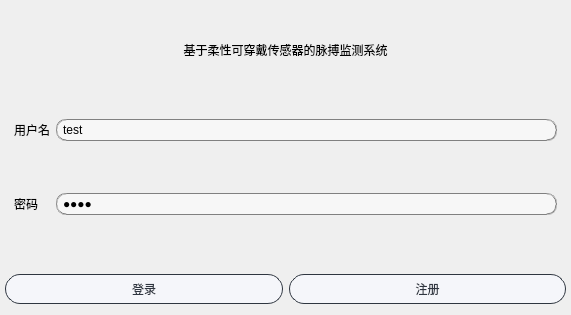
<?xml version="1.0" encoding="UTF-8"?>
<ui version="4.0">
 <class>QDlgLogin</class>
 <widget class="QDialog" name="QDlgLogin">
  <property name="geometry">
   <rect>
    <x>0</x>
    <y>0</y>
    <width>571</width>
    <height>315</height>
   </rect>
  </property>
  <property name="mouseTracking">
   <bool>false</bool>
  </property>
  <property name="tabletTracking">
   <bool>false</bool>
  </property>
  <property name="focusPolicy">
   <enum>Qt::NoFocus</enum>
  </property>
  <property name="windowTitle">
   <string>Dialog</string>
  </property>
  <property name="windowOpacity">
   <double>1.000000000000000</double>
  </property>
  <property name="styleSheet">
   <string notr="true"/>
  </property>
  <layout class="QVBoxLayout" name="verticalLayout">
   <property name="leftMargin">
    <number>5</number>
   </property>
   <property name="topMargin">
    <number>5</number>
   </property>
   <property name="rightMargin">
    <number>5</number>
   </property>
   <property name="bottomMargin">
    <number>11</number>
   </property>
   <item>
    <layout class="QHBoxLayout" name="horizontalLayout_2">
     <item>
      <spacer name="horizontalSpacer">
       <property name="orientation">
        <enum>Qt::Horizontal</enum>
       </property>
       <property name="sizeHint" stdset="0">
        <size>
         <width>40</width>
         <height>20</height>
        </size>
       </property>
      </spacer>
     </item>
     <item>
      <widget class="QPushButton" name="btnLoginExit">
       <property name="minimumSize">
        <size>
         <width>30</width>
         <height>30</height>
        </size>
       </property>
       <property name="maximumSize">
        <size>
         <width>30</width>
         <height>30</height>
        </size>
       </property>
       <property name="styleSheet">
        <string notr="true">QPushButton{
border-radius:10px;
}
QPushButton::pressed,QPushButton::checked{
    background-color: qlineargradient(spread:pad, x1:0, y1:0, x2:0, y2:1, stop:0 #273c75, stop:1 #487eb0);
}</string>
       </property>
       <property name="text">
        <string/>
       </property>
       <property name="icon">
        <iconset resource="res.qrc">
         <normaloff>:/icon/close.png</normaloff>:/icon/close.png</iconset>
       </property>
       <property name="autoDefault">
        <bool>true</bool>
       </property>
       <property name="flat">
        <bool>true</bool>
       </property>
      </widget>
     </item>
    </layout>
   </item>
   <item>
    <widget class="QLabel" name="label">
     <property name="styleSheet">
      <string notr="true">font: 20pt &quot;华文琥珀&quot;;
border-radius:10px;</string>
     </property>
     <property name="text">
      <string>基于柔性可穿戴传感器的脉搏监测系统</string>
     </property>
     <property name="alignment">
      <set>Qt::AlignCenter</set>
     </property>
    </widget>
   </item>
   <item>
    <spacer name="verticalSpacer_2">
     <property name="orientation">
      <enum>Qt::Vertical</enum>
     </property>
     <property name="sizeHint" stdset="0">
      <size>
       <width>20</width>
       <height>40</height>
      </size>
     </property>
    </spacer>
   </item>
   <item>
    <widget class="QGroupBox" name="groupBox">
     <property name="styleSheet">
      <string notr="true">border-radius:15px;</string>
     </property>
     <property name="title">
      <string/>
     </property>
     <layout class="QFormLayout" name="formLayout">
      <item row="0" column="0">
       <widget class="QLabel" name="label_2">
        <property name="palette">
         <palette>
          <active>
           <colorrole role="Button">
            <brush brushstyle="SolidPattern">
             <color alpha="128">
              <red>255</red>
              <green>255</green>
              <blue>200</blue>
             </color>
            </brush>
           </colorrole>
           <colorrole role="Base">
            <brush brushstyle="SolidPattern">
             <color alpha="128">
              <red>255</red>
              <green>255</green>
              <blue>200</blue>
             </color>
            </brush>
           </colorrole>
           <colorrole role="Window">
            <brush brushstyle="SolidPattern">
             <color alpha="128">
              <red>255</red>
              <green>255</green>
              <blue>200</blue>
             </color>
            </brush>
           </colorrole>
          </active>
          <inactive>
           <colorrole role="Button">
            <brush brushstyle="SolidPattern">
             <color alpha="128">
              <red>255</red>
              <green>255</green>
              <blue>200</blue>
             </color>
            </brush>
           </colorrole>
           <colorrole role="Base">
            <brush brushstyle="SolidPattern">
             <color alpha="128">
              <red>255</red>
              <green>255</green>
              <blue>200</blue>
             </color>
            </brush>
           </colorrole>
           <colorrole role="Window">
            <brush brushstyle="SolidPattern">
             <color alpha="128">
              <red>255</red>
              <green>255</green>
              <blue>200</blue>
             </color>
            </brush>
           </colorrole>
          </inactive>
          <disabled>
           <colorrole role="Button">
            <brush brushstyle="SolidPattern">
             <color alpha="128">
              <red>255</red>
              <green>255</green>
              <blue>200</blue>
             </color>
            </brush>
           </colorrole>
           <colorrole role="Base">
            <brush brushstyle="SolidPattern">
             <color alpha="128">
              <red>255</red>
              <green>255</green>
              <blue>200</blue>
             </color>
            </brush>
           </colorrole>
           <colorrole role="Window">
            <brush brushstyle="SolidPattern">
             <color alpha="128">
              <red>255</red>
              <green>255</green>
              <blue>200</blue>
             </color>
            </brush>
           </colorrole>
          </disabled>
         </palette>
        </property>
        <property name="autoFillBackground">
         <bool>false</bool>
        </property>
        <property name="styleSheet">
         <string notr="true">border-radius:7px;</string>
        </property>
        <property name="text">
         <string>用户名</string>
        </property>
        <property name="alignment">
         <set>Qt::AlignRight|Qt::AlignTrailing|Qt::AlignVCenter</set>
        </property>
       </widget>
      </item>
      <item row="0" column="1">
       <widget class="QLineEdit" name="editUser">
        <property name="contextMenuPolicy">
         <enum>Qt::DefaultContextMenu</enum>
        </property>
        <property name="layoutDirection">
         <enum>Qt::LeftToRight</enum>
        </property>
        <property name="autoFillBackground">
         <bool>false</bool>
        </property>
        <property name="styleSheet">
         <string notr="true">background-color: rgb(247, 247, 247);
border:1px groove gray;
border-radius:10px;
padding:2px 4px;
font: 10pt &quot;Candara&quot;;
</string>
        </property>
        <property name="text">
         <string>test</string>
        </property>
        <property name="frame">
         <bool>false</bool>
        </property>
        <property name="cursorMoveStyle">
         <enum>Qt::LogicalMoveStyle</enum>
        </property>
       </widget>
      </item>
      <item row="1" column="1">
       <spacer name="verticalSpacer_3">
        <property name="orientation">
         <enum>Qt::Vertical</enum>
        </property>
        <property name="sizeHint" stdset="0">
         <size>
          <width>20</width>
          <height>40</height>
         </size>
        </property>
       </spacer>
      </item>
      <item row="2" column="0">
       <widget class="QLabel" name="label_3">
        <property name="palette">
         <palette>
          <active>
           <colorrole role="Button">
            <brush brushstyle="SolidPattern">
             <color alpha="128">
              <red>255</red>
              <green>255</green>
              <blue>200</blue>
             </color>
            </brush>
           </colorrole>
           <colorrole role="Base">
            <brush brushstyle="SolidPattern">
             <color alpha="128">
              <red>255</red>
              <green>255</green>
              <blue>200</blue>
             </color>
            </brush>
           </colorrole>
           <colorrole role="Window">
            <brush brushstyle="SolidPattern">
             <color alpha="128">
              <red>255</red>
              <green>255</green>
              <blue>200</blue>
             </color>
            </brush>
           </colorrole>
          </active>
          <inactive>
           <colorrole role="Button">
            <brush brushstyle="SolidPattern">
             <color alpha="128">
              <red>255</red>
              <green>255</green>
              <blue>200</blue>
             </color>
            </brush>
           </colorrole>
           <colorrole role="Base">
            <brush brushstyle="SolidPattern">
             <color alpha="128">
              <red>255</red>
              <green>255</green>
              <blue>200</blue>
             </color>
            </brush>
           </colorrole>
           <colorrole role="Window">
            <brush brushstyle="SolidPattern">
             <color alpha="128">
              <red>255</red>
              <green>255</green>
              <blue>200</blue>
             </color>
            </brush>
           </colorrole>
          </inactive>
          <disabled>
           <colorrole role="Button">
            <brush brushstyle="SolidPattern">
             <color alpha="128">
              <red>255</red>
              <green>255</green>
              <blue>200</blue>
             </color>
            </brush>
           </colorrole>
           <colorrole role="Base">
            <brush brushstyle="SolidPattern">
             <color alpha="128">
              <red>255</red>
              <green>255</green>
              <blue>200</blue>
             </color>
            </brush>
           </colorrole>
           <colorrole role="Window">
            <brush brushstyle="SolidPattern">
             <color alpha="128">
              <red>255</red>
              <green>255</green>
              <blue>200</blue>
             </color>
            </brush>
           </colorrole>
          </disabled>
         </palette>
        </property>
        <property name="styleSheet">
         <string notr="true">border-radius:7px;</string>
        </property>
        <property name="text">
         <string>密码</string>
        </property>
        <property name="alignment">
         <set>Qt::AlignRight|Qt::AlignTrailing|Qt::AlignVCenter</set>
        </property>
       </widget>
      </item>
      <item row="2" column="1">
       <widget class="QLineEdit" name="editPswd">
        <property name="styleSheet">
         <string notr="true">background-color: rgb(247, 247, 247);
border:1px groove gray;
border-radius:10px;
padding:2px 4px;
font: 10pt &quot;Candara&quot;;</string>
        </property>
        <property name="text">
         <string>test</string>
        </property>
        <property name="frame">
         <bool>false</bool>
        </property>
        <property name="echoMode">
         <enum>QLineEdit::Password</enum>
        </property>
       </widget>
      </item>
     </layout>
    </widget>
   </item>
   <item>
    <spacer name="verticalSpacer">
     <property name="orientation">
      <enum>Qt::Vertical</enum>
     </property>
     <property name="sizeHint" stdset="0">
      <size>
       <width>20</width>
       <height>40</height>
      </size>
     </property>
    </spacer>
   </item>
   <item>
    <layout class="QHBoxLayout" name="horizontalLayout">
     <item>
      <widget class="QPushButton" name="btnLogin">
       <property name="palette">
        <palette>
         <active>
          <colorrole role="WindowText">
           <brush brushstyle="SolidPattern">
            <color alpha="255">
             <red>47</red>
             <green>54</green>
             <blue>64</blue>
            </color>
           </brush>
          </colorrole>
          <colorrole role="Button">
           <brush brushstyle="SolidPattern">
            <color alpha="255">
             <red>245</red>
             <green>246</green>
             <blue>250</blue>
            </color>
           </brush>
          </colorrole>
          <colorrole role="Text">
           <brush brushstyle="SolidPattern">
            <color alpha="255">
             <red>47</red>
             <green>54</green>
             <blue>64</blue>
            </color>
           </brush>
          </colorrole>
          <colorrole role="ButtonText">
           <brush brushstyle="SolidPattern">
            <color alpha="255">
             <red>47</red>
             <green>54</green>
             <blue>64</blue>
            </color>
           </brush>
          </colorrole>
          <colorrole role="Base">
           <brush brushstyle="SolidPattern">
            <color alpha="255">
             <red>245</red>
             <green>246</green>
             <blue>250</blue>
            </color>
           </brush>
          </colorrole>
          <colorrole role="Window">
           <brush brushstyle="SolidPattern">
            <color alpha="255">
             <red>245</red>
             <green>246</green>
             <blue>250</blue>
            </color>
           </brush>
          </colorrole>
          <colorrole role="PlaceholderText">
           <brush brushstyle="SolidPattern">
            <color alpha="255">
             <red>47</red>
             <green>54</green>
             <blue>64</blue>
            </color>
           </brush>
          </colorrole>
         </active>
         <inactive>
          <colorrole role="WindowText">
           <brush brushstyle="SolidPattern">
            <color alpha="255">
             <red>47</red>
             <green>54</green>
             <blue>64</blue>
            </color>
           </brush>
          </colorrole>
          <colorrole role="Button">
           <brush brushstyle="SolidPattern">
            <color alpha="255">
             <red>245</red>
             <green>246</green>
             <blue>250</blue>
            </color>
           </brush>
          </colorrole>
          <colorrole role="Text">
           <brush brushstyle="SolidPattern">
            <color alpha="255">
             <red>47</red>
             <green>54</green>
             <blue>64</blue>
            </color>
           </brush>
          </colorrole>
          <colorrole role="ButtonText">
           <brush brushstyle="SolidPattern">
            <color alpha="255">
             <red>47</red>
             <green>54</green>
             <blue>64</blue>
            </color>
           </brush>
          </colorrole>
          <colorrole role="Base">
           <brush brushstyle="SolidPattern">
            <color alpha="255">
             <red>245</red>
             <green>246</green>
             <blue>250</blue>
            </color>
           </brush>
          </colorrole>
          <colorrole role="Window">
           <brush brushstyle="SolidPattern">
            <color alpha="255">
             <red>245</red>
             <green>246</green>
             <blue>250</blue>
            </color>
           </brush>
          </colorrole>
          <colorrole role="PlaceholderText">
           <brush brushstyle="SolidPattern">
            <color alpha="255">
             <red>47</red>
             <green>54</green>
             <blue>64</blue>
            </color>
           </brush>
          </colorrole>
         </inactive>
         <disabled>
          <colorrole role="WindowText">
           <brush brushstyle="SolidPattern">
            <color alpha="255">
             <red>47</red>
             <green>54</green>
             <blue>64</blue>
            </color>
           </brush>
          </colorrole>
          <colorrole role="Button">
           <brush brushstyle="SolidPattern">
            <color alpha="255">
             <red>245</red>
             <green>246</green>
             <blue>250</blue>
            </color>
           </brush>
          </colorrole>
          <colorrole role="Text">
           <brush brushstyle="SolidPattern">
            <color alpha="255">
             <red>47</red>
             <green>54</green>
             <blue>64</blue>
            </color>
           </brush>
          </colorrole>
          <colorrole role="ButtonText">
           <brush brushstyle="SolidPattern">
            <color alpha="255">
             <red>47</red>
             <green>54</green>
             <blue>64</blue>
            </color>
           </brush>
          </colorrole>
          <colorrole role="Base">
           <brush brushstyle="SolidPattern">
            <color alpha="255">
             <red>245</red>
             <green>246</green>
             <blue>250</blue>
            </color>
           </brush>
          </colorrole>
          <colorrole role="Window">
           <brush brushstyle="SolidPattern">
            <color alpha="255">
             <red>245</red>
             <green>246</green>
             <blue>250</blue>
            </color>
           </brush>
          </colorrole>
          <colorrole role="PlaceholderText">
           <brush brushstyle="SolidPattern">
            <color alpha="255">
             <red>47</red>
             <green>54</green>
             <blue>64</blue>
            </color>
           </brush>
          </colorrole>
         </disabled>
        </palette>
       </property>
       <property name="styleSheet">
        <string notr="true">QPushButton{
	font: 10pt &quot;微软雅黑&quot;;
    color: #2f3640;
    background-color: #f5f6fa;
    border-color: #2f3640;
    border-radius: 15px;
    border-style: solid;
    border-width: 1px;
    padding: 5px;
}
QPushButton::hover{	
    color: #FFFFFF;
    background-color: #718093;
    border-color: #2f3640;
}

QPushButton::pressed,QPushButton::checked{
    color: #FFFFFF;
    background-color: qlineargradient(spread:pad, x1:0, y1:0, x2:0, y2:1, stop:0 #273c75, stop:1 #487eb0);
}</string>
       </property>
       <property name="text">
        <string>登录</string>
       </property>
       <property name="autoDefault">
        <bool>true</bool>
       </property>
       <property name="flat">
        <bool>false</bool>
       </property>
      </widget>
     </item>
     <item>
      <widget class="QPushButton" name="btnLogon">
       <property name="styleSheet">
        <string notr="true">QPushButton{
	font: 10pt &quot;微软雅黑&quot;;
    color: #2f3640;
    background-color: #f5f6fa;
    border-color: #2f3640;
    border-radius: 15px;
    border-style: solid;
    border-width: 1px;
    padding: 5px;
}
QPushButton::hover{	
    color: #FFFFFF;
    background-color: #718093;
    border-color: #2f3640;
}

QPushButton::pressed,QPushButton::checked{
    color: #FFFFFF;
    background-color: qlineargradient(spread:pad, x1:0, y1:0, x2:0, y2:1, stop:0 #273c75, stop:1 #487eb0);
}</string>
       </property>
       <property name="text">
        <string>注册</string>
       </property>
      </widget>
     </item>
    </layout>
   </item>
  </layout>
 </widget>
 <resources>
  <include location="res.qrc"/>
 </resources>
 <connections>
  <connection>
   <sender>btnLoginExit</sender>
   <signal>clicked()</signal>
   <receiver>QDlgLogin</receiver>
   <slot>close()</slot>
   <hints>
    <hint type="sourcelabel">
     <x>396</x>
     <y>20</y>
    </hint>
    <hint type="destinationlabel">
     <x>208</x>
     <y>136</y>
    </hint>
   </hints>
  </connection>
 </connections>
</ui>
